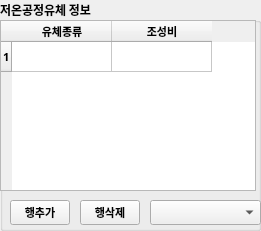
    <widget class="QGroupBox" name="evap_fluid_group">
     <property name="geometry">
      <rect>
       <x>1030</x>
       <y>500</y>
       <width>261</width>
       <height>231</height>
      </rect>
     </property>
     <property name="font">
      <font>
       <family>HY견고딕</family>
       <pointsize>9</pointsize>
       <bold>true</bold>
      </font>
     </property>
     <property name="title">
      <string>저온공정유체 정보</string>
     </property>
     <widget class="QPushButton" name="evap_row_add_btn">
      <property name="geometry">
       <rect>
        <x>10</x>
        <y>200</y>
        <width>60</width>
        <height>25</height>
       </rect>
      </property>
      <property name="font">
       <font>
        <family>굴림</family>
        <pointsize>8</pointsize>
        <bold>true</bold>
       </font>
      </property>
      <property name="text">
       <string>행추가</string>
      </property>
     </widget>
     <widget class="QPushButton" name="evap_row_delete_btn">
      <property name="geometry">
       <rect>
        <x>80</x>
        <y>200</y>
        <width>60</width>
        <height>25</height>
       </rect>
      </property>
      <property name="font">
       <font>
        <family>굴림</family>
        <pointsize>8</pointsize>
        <bold>true</bold>
       </font>
      </property>
      <property name="text">
       <string>행삭제</string>
      </property>
     </widget>
     <widget class="QTableWidget" name="evap_fluid_table">
      <property name="geometry">
       <rect>
        <x>0</x>
        <y>20</y>
        <width>256</width>
        <height>171</height>
       </rect>
      </property>
      <property name="font">
       <font>
        <family>굴림</family>
        <pointsize>8</pointsize>
        <bold>true</bold>
       </font>
      </property>
      <row>
       <property name="text">
        <string>1</string>
       </property>
      </row>
      <column>
       <property name="text">
        <string>유체종류</string>
       </property>
      </column>
      <column>
       <property name="text">
        <string>조성비</string>
       </property>
      </column>
     </widget>
     <widget class="QComboBox" name="evap_fluid_list">
      <property name="geometry">
       <rect>
        <x>150</x>
        <y>200</y>
        <width>111</width>
        <height>25</height>
       </rect>
      </property>
      <property name="font">
       <font>
        <family>굴림</family>
        <pointsize>6</pointsize>
        <bold>true</bold>
       </font>
      </property>
     </widget>
    </widget>
